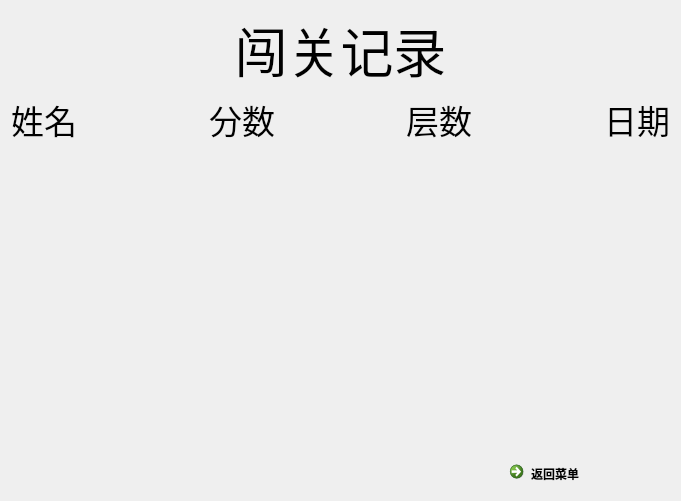
<?xml version="1.0" encoding="UTF-8"?>
<ui version="4.0">
 <class>RankScene</class>
 <widget class="QWidget" name="RankScene">
  <property name="geometry">
   <rect>
    <x>0</x>
    <y>0</y>
    <width>681</width>
    <height>501</height>
   </rect>
  </property>
  <property name="windowTitle">
   <string>Form</string>
  </property>
  <layout class="QGridLayout" name="gridLayout">
   <item row="0" column="0">
    <layout class="QVBoxLayout" name="verticalLayout">
     <item>
      <widget class="QLabel" name="label">
       <property name="minimumSize">
        <size>
         <width>0</width>
         <height>50</height>
        </size>
       </property>
       <property name="font">
        <font>
         <pointsize>40</pointsize>
         <italic>false</italic>
         <bold>false</bold>
         <underline>false</underline>
         <strikeout>false</strikeout>
         <kerning>true</kerning>
        </font>
       </property>
       <property name="focusPolicy">
        <enum>Qt::NoFocus</enum>
       </property>
       <property name="contextMenuPolicy">
        <enum>Qt::CustomContextMenu</enum>
       </property>
       <property name="layoutDirection">
        <enum>Qt::LeftToRight</enum>
       </property>
       <property name="text">
        <string>闯关记录</string>
       </property>
       <property name="alignment">
        <set>Qt::AlignCenter</set>
       </property>
      </widget>
     </item>
     <item>
      <layout class="QHBoxLayout" name="horizontalLayout_2">
       <item>
        <widget class="QLabel" name="label_5">
         <property name="font">
          <font>
           <pointsize>25</pointsize>
          </font>
         </property>
         <property name="text">
          <string>姓名</string>
         </property>
         <property name="alignment">
          <set>Qt::AlignCenter</set>
         </property>
        </widget>
       </item>
       <item>
        <spacer name="horizontalSpacer_4">
         <property name="orientation">
          <enum>Qt::Horizontal</enum>
         </property>
         <property name="sizeHint" stdset="0">
          <size>
           <width>40</width>
           <height>20</height>
          </size>
         </property>
        </spacer>
       </item>
       <item>
        <widget class="QLabel" name="label_4">
         <property name="font">
          <font>
           <pointsize>25</pointsize>
          </font>
         </property>
         <property name="text">
          <string>分数</string>
         </property>
         <property name="alignment">
          <set>Qt::AlignCenter</set>
         </property>
        </widget>
       </item>
       <item>
        <spacer name="horizontalSpacer_5">
         <property name="orientation">
          <enum>Qt::Horizontal</enum>
         </property>
         <property name="sizeHint" stdset="0">
          <size>
           <width>40</width>
           <height>20</height>
          </size>
         </property>
        </spacer>
       </item>
       <item>
        <widget class="QLabel" name="label_6">
         <property name="font">
          <font>
           <pointsize>25</pointsize>
          </font>
         </property>
         <property name="text">
          <string>层数</string>
         </property>
         <property name="alignment">
          <set>Qt::AlignCenter</set>
         </property>
        </widget>
       </item>
       <item>
        <spacer name="horizontalSpacer_2">
         <property name="orientation">
          <enum>Qt::Horizontal</enum>
         </property>
         <property name="sizeHint" stdset="0">
          <size>
           <width>40</width>
           <height>20</height>
          </size>
         </property>
        </spacer>
       </item>
       <item>
        <widget class="QLabel" name="label_2">
         <property name="font">
          <font>
           <pointsize>25</pointsize>
          </font>
         </property>
         <property name="text">
          <string>日期</string>
         </property>
         <property name="alignment">
          <set>Qt::AlignCenter</set>
         </property>
        </widget>
       </item>
      </layout>
     </item>
     <item>
      <widget class="RankWidget" name="rankwidget" native="true">
       <property name="sizePolicy">
        <sizepolicy hsizetype="Preferred" vsizetype="Expanding">
         <horstretch>0</horstretch>
         <verstretch>0</verstretch>
        </sizepolicy>
       </property>
      </widget>
     </item>
     <item>
      <spacer name="verticalSpacer">
       <property name="orientation">
        <enum>Qt::Vertical</enum>
       </property>
       <property name="sizeType">
        <enum>QSizePolicy::Preferred</enum>
       </property>
       <property name="sizeHint" stdset="0">
        <size>
         <width>10</width>
         <height>0</height>
        </size>
       </property>
      </spacer>
     </item>
     <item>
      <layout class="QHBoxLayout" name="horizontalLayout">
       <item>
        <spacer name="horizontalSpacer">
         <property name="orientation">
          <enum>Qt::Horizontal</enum>
         </property>
         <property name="sizeHint" stdset="0">
          <size>
           <width>40</width>
           <height>20</height>
          </size>
         </property>
        </spacer>
       </item>
       <item>
        <widget class="QCommandLinkButton" name="commandLinkButton">
         <property name="text">
          <string>返回菜单</string>
         </property>
        </widget>
       </item>
      </layout>
     </item>
    </layout>
   </item>
  </layout>
 </widget>
 <customwidgets>
  <customwidget>
   <class>RankWidget</class>
   <extends>QWidget</extends>
   <header location="global">rankwidget.h</header>
   <container>1</container>
  </customwidget>
 </customwidgets>
 <resources/>
 <connections/>
</ui>
